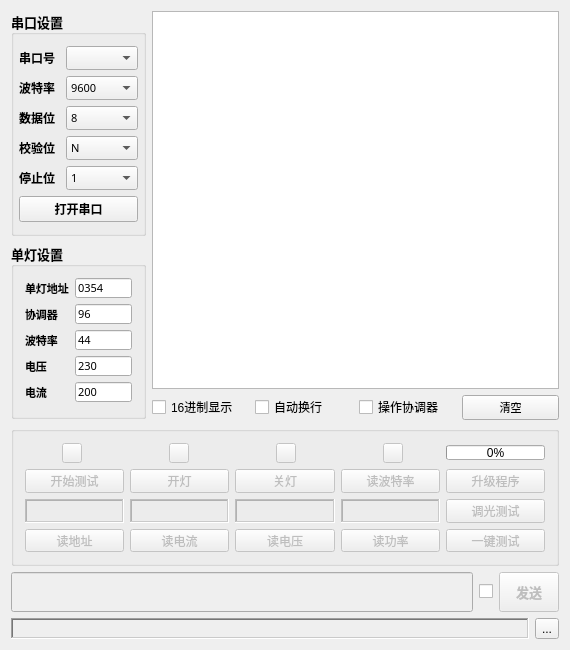
<?xml version="1.0" encoding="UTF-8"?>
<ui version="4.0">
 <class>SingleUp</class>
 <widget class="QMainWindow" name="SingleUp">
  <property name="geometry">
   <rect>
    <x>0</x>
    <y>0</y>
    <width>570</width>
    <height>650</height>
   </rect>
  </property>
  <property name="minimumSize">
   <size>
    <width>500</width>
    <height>600</height>
   </size>
  </property>
  <property name="windowTitle">
   <string>佐通信息技术有限公司，单灯设置上位机(Austzhu)</string>
  </property>
  <widget class="QWidget" name="centralWidget">
   <layout class="QGridLayout" name="gridLayout_5">
    <item row="0" column="0" colspan="4">
     <layout class="QGridLayout" name="gridLayout_3">
      <item row="0" column="0">
       <widget class="QGroupBox" name="Uart_Config">
        <property name="maximumSize">
         <size>
          <width>135</width>
          <height>236</height>
         </size>
        </property>
        <property name="font">
         <font>
          <family>微软雅黑</family>
          <pointsize>10</pointsize>
          <weight>75</weight>
          <bold>true</bold>
         </font>
        </property>
        <property name="title">
         <string>串口设置</string>
        </property>
        <layout class="QGridLayout" name="gridLayout">
         <property name="leftMargin">
          <number>5</number>
         </property>
         <property name="rightMargin">
          <number>5</number>
         </property>
         <item row="0" column="0">
          <widget class="QLabel" name="lab_com">
           <property name="font">
            <font>
             <family>微软雅黑</family>
             <pointsize>9</pointsize>
            </font>
           </property>
           <property name="text">
            <string>串口号</string>
           </property>
          </widget>
         </item>
         <item row="0" column="1">
          <widget class="QComboBox" name="cb_com">
           <property name="font">
            <font>
             <family>Arial Unicode MS</family>
             <pointsize>8</pointsize>
             <weight>50</weight>
             <bold>false</bold>
            </font>
           </property>
          </widget>
         </item>
         <item row="1" column="0">
          <widget class="QLabel" name="lab_bound">
           <property name="font">
            <font>
             <family>微软雅黑</family>
             <pointsize>9</pointsize>
            </font>
           </property>
           <property name="text">
            <string>波特率</string>
           </property>
          </widget>
         </item>
         <item row="1" column="1">
          <widget class="QComboBox" name="cb_bound">
           <property name="font">
            <font>
             <family>Arial Unicode MS</family>
             <pointsize>8</pointsize>
             <weight>50</weight>
             <bold>false</bold>
            </font>
           </property>
           <item>
            <property name="text">
             <string>9600</string>
            </property>
           </item>
           <item>
            <property name="text">
             <string>1200</string>
            </property>
           </item>
           <item>
            <property name="text">
             <string>4800</string>
            </property>
           </item>
           <item>
            <property name="text">
             <string>19200</string>
            </property>
           </item>
           <item>
            <property name="text">
             <string>38400</string>
            </property>
           </item>
           <item>
            <property name="text">
             <string>57600</string>
            </property>
           </item>
           <item>
            <property name="text">
             <string>115200</string>
            </property>
           </item>
          </widget>
         </item>
         <item row="2" column="0">
          <widget class="QLabel" name="lab_bits">
           <property name="font">
            <font>
             <family>微软雅黑</family>
             <pointsize>9</pointsize>
            </font>
           </property>
           <property name="text">
            <string>数据位</string>
           </property>
          </widget>
         </item>
         <item row="2" column="1">
          <widget class="QComboBox" name="cb_bits">
           <property name="font">
            <font>
             <family>Arial Unicode MS</family>
             <pointsize>8</pointsize>
             <weight>50</weight>
             <bold>false</bold>
            </font>
           </property>
           <item>
            <property name="text">
             <string>8</string>
            </property>
           </item>
           <item>
            <property name="text">
             <string>7</string>
            </property>
           </item>
           <item>
            <property name="text">
             <string>6</string>
            </property>
           </item>
           <item>
            <property name="text">
             <string>5</string>
            </property>
           </item>
          </widget>
         </item>
         <item row="3" column="0">
          <widget class="QLabel" name="lab_check">
           <property name="font">
            <font>
             <family>微软雅黑</family>
             <pointsize>9</pointsize>
            </font>
           </property>
           <property name="text">
            <string>校验位</string>
           </property>
          </widget>
         </item>
         <item row="3" column="1">
          <widget class="QComboBox" name="cb_check">
           <property name="font">
            <font>
             <family>Arial Unicode MS</family>
             <pointsize>8</pointsize>
             <weight>50</weight>
             <bold>false</bold>
            </font>
           </property>
           <item>
            <property name="text">
             <string>N</string>
            </property>
           </item>
           <item>
            <property name="text">
             <string>O</string>
            </property>
           </item>
           <item>
            <property name="text">
             <string>E</string>
            </property>
           </item>
          </widget>
         </item>
         <item row="4" column="0">
          <widget class="QLabel" name="lab_stop">
           <property name="font">
            <font>
             <family>微软雅黑</family>
             <pointsize>9</pointsize>
            </font>
           </property>
           <property name="text">
            <string>停止位</string>
           </property>
          </widget>
         </item>
         <item row="4" column="1">
          <widget class="QComboBox" name="cb_stop">
           <property name="font">
            <font>
             <family>Arial Unicode MS</family>
             <pointsize>8</pointsize>
             <weight>50</weight>
             <bold>false</bold>
            </font>
           </property>
           <item>
            <property name="text">
             <string>1</string>
            </property>
           </item>
           <item>
            <property name="text">
             <string>1.5</string>
            </property>
           </item>
           <item>
            <property name="text">
             <string>2</string>
            </property>
           </item>
          </widget>
         </item>
         <item row="5" column="0" colspan="2">
          <widget class="QPushButton" name="btn_opencom">
           <property name="font">
            <font>
             <pointsize>9</pointsize>
            </font>
           </property>
           <property name="text">
            <string>打开串口</string>
           </property>
          </widget>
         </item>
        </layout>
       </widget>
      </item>
      <item row="0" column="1" rowspan="2" colspan="4">
       <widget class="QTextBrowser" name="Info_Show">
        <property name="font">
         <font>
          <family>微软雅黑</family>
          <pointsize>10</pointsize>
          <weight>50</weight>
          <bold>false</bold>
         </font>
        </property>
        <property name="html">
         <string>&lt;!DOCTYPE HTML PUBLIC &quot;-//W3C//DTD HTML 4.0//EN&quot; &quot;http://www.w3.org/TR/REC-html40/strict.dtd&quot;&gt;
&lt;html&gt;&lt;head&gt;&lt;meta name=&quot;qrichtext&quot; content=&quot;1&quot; /&gt;&lt;style type=&quot;text/css&quot;&gt;
p, li { white-space: pre-wrap; }
&lt;/style&gt;&lt;/head&gt;&lt;body style=&quot; font-family:'微软雅黑'; font-size:10pt; font-weight:400; font-style:normal;&quot;&gt;
&lt;p style=&quot;-qt-paragraph-type:empty; margin-top:0px; margin-bottom:0px; margin-left:0px; margin-right:0px; -qt-block-indent:0; text-indent:0px; font-weight:600;&quot;&gt;&lt;br /&gt;&lt;/p&gt;&lt;/body&gt;&lt;/html&gt;</string>
        </property>
       </widget>
      </item>
      <item row="1" column="0" rowspan="2">
       <widget class="QGroupBox" name="Single_Config">
        <property name="maximumSize">
         <size>
          <width>135</width>
          <height>176</height>
         </size>
        </property>
        <property name="font">
         <font>
          <family>微软雅黑</family>
          <pointsize>10</pointsize>
          <weight>75</weight>
          <bold>true</bold>
         </font>
        </property>
        <property name="title">
         <string>单灯设置</string>
        </property>
        <layout class="QGridLayout" name="gridLayout_2">
         <item row="0" column="0">
          <widget class="QLabel" name="lab_SingleAddr">
           <property name="font">
            <font>
             <family>微软雅黑</family>
             <pointsize>8</pointsize>
            </font>
           </property>
           <property name="text">
            <string>单灯地址</string>
           </property>
           <property name="alignment">
            <set>Qt::AlignJustify|Qt::AlignVCenter</set>
           </property>
          </widget>
         </item>
         <item row="1" column="0">
          <widget class="QLabel" name="lab_CoordiAddr">
           <property name="font">
            <font>
             <family>微软雅黑</family>
             <pointsize>8</pointsize>
             <weight>75</weight>
             <bold>true</bold>
            </font>
           </property>
           <property name="text">
            <string>协调器</string>
           </property>
           <property name="alignment">
            <set>Qt::AlignJustify|Qt::AlignVCenter</set>
           </property>
          </widget>
         </item>
         <item row="1" column="1">
          <widget class="QLineEdit" name="le_CoordiAddr">
           <property name="maximumSize">
            <size>
             <width>16777215</width>
             <height>20</height>
            </size>
           </property>
           <property name="font">
            <font>
             <pointsize>8</pointsize>
             <weight>50</weight>
             <bold>false</bold>
            </font>
           </property>
           <property name="text">
            <string>96</string>
           </property>
          </widget>
         </item>
         <item row="3" column="0">
          <widget class="QLabel" name="lab_voltage">
           <property name="font">
            <font>
             <family>微软雅黑</family>
             <pointsize>8</pointsize>
             <weight>75</weight>
             <bold>true</bold>
            </font>
           </property>
           <property name="text">
            <string>电压</string>
           </property>
           <property name="alignment">
            <set>Qt::AlignJustify|Qt::AlignVCenter</set>
           </property>
          </widget>
         </item>
         <item row="3" column="1">
          <widget class="QLineEdit" name="le_voltage">
           <property name="maximumSize">
            <size>
             <width>16777215</width>
             <height>20</height>
            </size>
           </property>
           <property name="font">
            <font>
             <pointsize>8</pointsize>
             <weight>50</weight>
             <bold>false</bold>
            </font>
           </property>
           <property name="text">
            <string>230</string>
           </property>
          </widget>
         </item>
         <item row="2" column="0">
          <widget class="QLabel" name="lab_singleBoud">
           <property name="font">
            <font>
             <family>微软雅黑</family>
             <pointsize>8</pointsize>
             <weight>75</weight>
             <bold>true</bold>
            </font>
           </property>
           <property name="text">
            <string>波特率</string>
           </property>
           <property name="alignment">
            <set>Qt::AlignJustify|Qt::AlignVCenter</set>
           </property>
          </widget>
         </item>
         <item row="2" column="1">
          <widget class="QLineEdit" name="le_SingleBound">
           <property name="maximumSize">
            <size>
             <width>16777215</width>
             <height>20</height>
            </size>
           </property>
           <property name="font">
            <font>
             <pointsize>8</pointsize>
             <weight>50</weight>
             <bold>false</bold>
            </font>
           </property>
           <property name="text">
            <string>44</string>
           </property>
          </widget>
         </item>
         <item row="4" column="1">
          <widget class="QLineEdit" name="le_electric">
           <property name="maximumSize">
            <size>
             <width>16777215</width>
             <height>20</height>
            </size>
           </property>
           <property name="font">
            <font>
             <pointsize>8</pointsize>
             <weight>50</weight>
             <bold>false</bold>
            </font>
           </property>
           <property name="text">
            <string>200</string>
           </property>
          </widget>
         </item>
         <item row="4" column="0">
          <widget class="QLabel" name="lab_electric">
           <property name="font">
            <font>
             <family>微软雅黑</family>
             <pointsize>8</pointsize>
             <weight>75</weight>
             <bold>true</bold>
            </font>
           </property>
           <property name="layoutDirection">
            <enum>Qt::LeftToRight</enum>
           </property>
           <property name="text">
            <string>电流</string>
           </property>
           <property name="alignment">
            <set>Qt::AlignJustify|Qt::AlignVCenter</set>
           </property>
          </widget>
         </item>
         <item row="0" column="1">
          <widget class="QLineEdit" name="le_SingleAddr">
           <property name="maximumSize">
            <size>
             <width>16777215</width>
             <height>20</height>
            </size>
           </property>
           <property name="font">
            <font>
             <pointsize>8</pointsize>
             <weight>50</weight>
             <bold>false</bold>
            </font>
           </property>
           <property name="text">
            <string>0354</string>
           </property>
          </widget>
         </item>
        </layout>
       </widget>
      </item>
      <item row="2" column="1">
       <widget class="QCheckBox" name="ck_displayhex">
        <property name="text">
         <string>16进制显示</string>
        </property>
       </widget>
      </item>
      <item row="2" column="4">
       <widget class="QPushButton" name="btn_clean">
        <property name="font">
         <font>
          <family>AcadEref</family>
          <pointsize>8</pointsize>
         </font>
        </property>
        <property name="text">
         <string>清空</string>
        </property>
       </widget>
      </item>
      <item row="2" column="2">
       <widget class="QCheckBox" name="ck_autoenter">
        <property name="text">
         <string>自动换行</string>
        </property>
       </widget>
      </item>
      <item row="2" column="3">
       <widget class="QCheckBox" name="ck_optcoordi">
        <property name="text">
         <string>操作协调器</string>
        </property>
       </widget>
      </item>
     </layout>
    </item>
    <item row="2" column="0">
     <widget class="QLineEdit" name="le_send">
      <property name="enabled">
       <bool>false</bool>
      </property>
      <property name="minimumSize">
       <size>
        <width>0</width>
        <height>40</height>
       </size>
      </property>
      <property name="font">
       <font>
        <family>微软雅黑</family>
        <pointsize>10</pointsize>
        <weight>75</weight>
        <bold>true</bold>
       </font>
      </property>
      <property name="text">
       <string/>
      </property>
     </widget>
    </item>
    <item row="2" column="1">
     <widget class="QCheckBox" name="ck_sendHex">
      <property name="text">
       <string/>
      </property>
     </widget>
    </item>
    <item row="2" column="2" colspan="2">
     <widget class="QPushButton" name="btn_Send">
      <property name="enabled">
       <bool>false</bool>
      </property>
      <property name="minimumSize">
       <size>
        <width>0</width>
        <height>40</height>
       </size>
      </property>
      <property name="maximumSize">
       <size>
        <width>60</width>
        <height>40</height>
       </size>
      </property>
      <property name="font">
       <font>
        <family>微软雅黑</family>
        <pointsize>10</pointsize>
        <weight>75</weight>
        <bold>true</bold>
       </font>
      </property>
      <property name="text">
       <string>发送</string>
      </property>
     </widget>
    </item>
    <item row="3" column="0" colspan="3">
     <widget class="QLabel" name="lab_show">
      <property name="sizePolicy">
       <sizepolicy hsizetype="Expanding" vsizetype="Preferred">
        <horstretch>0</horstretch>
        <verstretch>0</verstretch>
       </sizepolicy>
      </property>
      <property name="minimumSize">
       <size>
        <width>481</width>
        <height>20</height>
       </size>
      </property>
      <property name="frameShape">
       <enum>QFrame::WinPanel</enum>
      </property>
      <property name="frameShadow">
       <enum>QFrame::Sunken</enum>
      </property>
      <property name="text">
       <string/>
      </property>
     </widget>
    </item>
    <item row="3" column="3">
     <widget class="QToolButton" name="toolButton">
      <property name="enabled">
       <bool>true</bool>
      </property>
      <property name="text">
       <string>...</string>
      </property>
     </widget>
    </item>
    <item row="1" column="0" colspan="4">
     <widget class="QGroupBox" name="groupBox">
      <property name="maximumSize">
       <size>
        <width>16777215</width>
        <height>140</height>
       </size>
      </property>
      <property name="title">
       <string/>
      </property>
      <layout class="QGridLayout" name="gridLayout_4">
       <item row="4" column="0">
        <widget class="QLabel" name="lab_ReadAddr">
         <property name="enabled">
          <bool>false</bool>
         </property>
         <property name="sizePolicy">
          <sizepolicy hsizetype="Expanding" vsizetype="Preferred">
           <horstretch>0</horstretch>
           <verstretch>0</verstretch>
          </sizepolicy>
         </property>
         <property name="font">
          <font>
           <family>微软雅黑</family>
           <weight>75</weight>
           <bold>true</bold>
          </font>
         </property>
         <property name="frameShape">
          <enum>QFrame::WinPanel</enum>
         </property>
         <property name="frameShadow">
          <enum>QFrame::Sunken</enum>
         </property>
         <property name="text">
          <string/>
         </property>
        </widget>
       </item>
       <item row="0" column="0" colspan="4">
        <layout class="QHBoxLayout" name="horizontalLayout">
         <property name="spacing">
          <number>50</number>
         </property>
         <item>
          <widget class="QPushButton" name="radio_baseinfo">
           <property name="enabled">
            <bool>false</bool>
           </property>
           <property name="minimumSize">
            <size>
             <width>20</width>
             <height>20</height>
            </size>
           </property>
           <property name="maximumSize">
            <size>
             <width>20</width>
             <height>20</height>
            </size>
           </property>
           <property name="styleSheet">
            <string notr="true">border-image: url(:/on.png);
border-image: url(:/off.png);
</string>
           </property>
           <property name="text">
            <string/>
           </property>
          </widget>
         </item>
         <item>
          <widget class="QPushButton" name="radio_open">
           <property name="enabled">
            <bool>false</bool>
           </property>
           <property name="minimumSize">
            <size>
             <width>20</width>
             <height>20</height>
            </size>
           </property>
           <property name="maximumSize">
            <size>
             <width>20</width>
             <height>20</height>
            </size>
           </property>
           <property name="styleSheet">
            <string notr="true">border-image: url(:/on.png);
border-image: url(:/off.png);</string>
           </property>
           <property name="text">
            <string/>
           </property>
          </widget>
         </item>
         <item>
          <widget class="QPushButton" name="radio_close">
           <property name="enabled">
            <bool>false</bool>
           </property>
           <property name="minimumSize">
            <size>
             <width>20</width>
             <height>20</height>
            </size>
           </property>
           <property name="maximumSize">
            <size>
             <width>20</width>
             <height>20</height>
            </size>
           </property>
           <property name="styleSheet">
            <string notr="true">border-image: url(:/on.png);
border-image: url(:/off.png);</string>
           </property>
           <property name="text">
            <string/>
           </property>
          </widget>
         </item>
         <item>
          <widget class="QPushButton" name="radio_bound">
           <property name="enabled">
            <bool>false</bool>
           </property>
           <property name="minimumSize">
            <size>
             <width>20</width>
             <height>20</height>
            </size>
           </property>
           <property name="maximumSize">
            <size>
             <width>20</width>
             <height>20</height>
            </size>
           </property>
           <property name="styleSheet">
            <string notr="true">border-image: url(:/on.png);
border-image: url(:/off.png);</string>
           </property>
           <property name="text">
            <string/>
           </property>
           <property name="checkable">
            <bool>true</bool>
           </property>
           <property name="checked">
            <bool>false</bool>
           </property>
          </widget>
         </item>
        </layout>
       </item>
       <item row="1" column="3">
        <widget class="QPushButton" name="btn_ReadBound">
         <property name="enabled">
          <bool>false</bool>
         </property>
         <property name="sizePolicy">
          <sizepolicy hsizetype="Expanding" vsizetype="Fixed">
           <horstretch>0</horstretch>
           <verstretch>0</verstretch>
          </sizepolicy>
         </property>
         <property name="text">
          <string>读波特率</string>
         </property>
        </widget>
       </item>
       <item row="1" column="2">
        <widget class="QPushButton" name="btn_Close">
         <property name="enabled">
          <bool>false</bool>
         </property>
         <property name="sizePolicy">
          <sizepolicy hsizetype="Expanding" vsizetype="Fixed">
           <horstretch>0</horstretch>
           <verstretch>0</verstretch>
          </sizepolicy>
         </property>
         <property name="text">
          <string>关灯</string>
         </property>
        </widget>
       </item>
       <item row="5" column="1">
        <widget class="QPushButton" name="btn_Readelec">
         <property name="enabled">
          <bool>false</bool>
         </property>
         <property name="sizePolicy">
          <sizepolicy hsizetype="Expanding" vsizetype="Fixed">
           <horstretch>0</horstretch>
           <verstretch>0</verstretch>
          </sizepolicy>
         </property>
         <property name="text">
          <string>读电流</string>
         </property>
        </widget>
       </item>
       <item row="5" column="4">
        <widget class="QPushButton" name="btn_test">
         <property name="enabled">
          <bool>false</bool>
         </property>
         <property name="text">
          <string>一键测试</string>
         </property>
        </widget>
       </item>
       <item row="5" column="3">
        <widget class="QPushButton" name="btn_ReadPower">
         <property name="enabled">
          <bool>false</bool>
         </property>
         <property name="sizePolicy">
          <sizepolicy hsizetype="Expanding" vsizetype="Fixed">
           <horstretch>0</horstretch>
           <verstretch>0</verstretch>
          </sizepolicy>
         </property>
         <property name="text">
          <string>读功率</string>
         </property>
        </widget>
       </item>
       <item row="1" column="4">
        <widget class="QPushButton" name="btn_Update">
         <property name="enabled">
          <bool>false</bool>
         </property>
         <property name="text">
          <string>升级程序</string>
         </property>
        </widget>
       </item>
       <item row="5" column="2">
        <widget class="QPushButton" name="btn_ReadVol">
         <property name="enabled">
          <bool>false</bool>
         </property>
         <property name="sizePolicy">
          <sizepolicy hsizetype="Expanding" vsizetype="Fixed">
           <horstretch>0</horstretch>
           <verstretch>0</verstretch>
          </sizepolicy>
         </property>
         <property name="text">
          <string>读电压</string>
         </property>
        </widget>
       </item>
       <item row="4" column="1">
        <widget class="QLabel" name="lab_Readelec">
         <property name="enabled">
          <bool>false</bool>
         </property>
         <property name="sizePolicy">
          <sizepolicy hsizetype="Expanding" vsizetype="Preferred">
           <horstretch>0</horstretch>
           <verstretch>0</verstretch>
          </sizepolicy>
         </property>
         <property name="font">
          <font>
           <family>微软雅黑</family>
           <weight>75</weight>
           <bold>true</bold>
          </font>
         </property>
         <property name="frameShape">
          <enum>QFrame::WinPanel</enum>
         </property>
         <property name="frameShadow">
          <enum>QFrame::Sunken</enum>
         </property>
         <property name="text">
          <string/>
         </property>
        </widget>
       </item>
       <item row="4" column="2">
        <widget class="QLabel" name="lab_ReadVol">
         <property name="enabled">
          <bool>false</bool>
         </property>
         <property name="sizePolicy">
          <sizepolicy hsizetype="Expanding" vsizetype="Preferred">
           <horstretch>0</horstretch>
           <verstretch>0</verstretch>
          </sizepolicy>
         </property>
         <property name="font">
          <font>
           <family>微软雅黑</family>
           <weight>75</weight>
           <bold>true</bold>
          </font>
         </property>
         <property name="frameShape">
          <enum>QFrame::WinPanel</enum>
         </property>
         <property name="frameShadow">
          <enum>QFrame::Sunken</enum>
         </property>
         <property name="text">
          <string/>
         </property>
        </widget>
       </item>
       <item row="5" column="0">
        <widget class="QPushButton" name="btn_ReadAddr">
         <property name="enabled">
          <bool>false</bool>
         </property>
         <property name="sizePolicy">
          <sizepolicy hsizetype="Expanding" vsizetype="Fixed">
           <horstretch>0</horstretch>
           <verstretch>0</verstretch>
          </sizepolicy>
         </property>
         <property name="text">
          <string>读地址</string>
         </property>
        </widget>
       </item>
       <item row="1" column="0">
        <widget class="QPushButton" name="btn_WriteInfo">
         <property name="enabled">
          <bool>false</bool>
         </property>
         <property name="sizePolicy">
          <sizepolicy hsizetype="Expanding" vsizetype="Fixed">
           <horstretch>0</horstretch>
           <verstretch>0</verstretch>
          </sizepolicy>
         </property>
         <property name="text">
          <string>开始测试</string>
         </property>
        </widget>
       </item>
       <item row="4" column="3">
        <widget class="QLabel" name="lab_ReadPower">
         <property name="enabled">
          <bool>false</bool>
         </property>
         <property name="sizePolicy">
          <sizepolicy hsizetype="Expanding" vsizetype="Preferred">
           <horstretch>0</horstretch>
           <verstretch>0</verstretch>
          </sizepolicy>
         </property>
         <property name="font">
          <font>
           <family>微软雅黑</family>
           <weight>75</weight>
           <bold>true</bold>
          </font>
         </property>
         <property name="frameShape">
          <enum>QFrame::WinPanel</enum>
         </property>
         <property name="frameShadow">
          <enum>QFrame::Sunken</enum>
         </property>
         <property name="text">
          <string/>
         </property>
        </widget>
       </item>
       <item row="1" column="1">
        <widget class="QPushButton" name="btn_Open">
         <property name="enabled">
          <bool>false</bool>
         </property>
         <property name="sizePolicy">
          <sizepolicy hsizetype="Expanding" vsizetype="Fixed">
           <horstretch>0</horstretch>
           <verstretch>0</verstretch>
          </sizepolicy>
         </property>
         <property name="text">
          <string>开灯</string>
         </property>
        </widget>
       </item>
       <item row="0" column="4">
        <widget class="QProgressBar" name="pgb_update">
         <property name="maximumSize">
          <size>
           <width>16777215</width>
           <height>15</height>
          </size>
         </property>
         <property name="value">
          <number>0</number>
         </property>
         <property name="textVisible">
          <bool>true</bool>
         </property>
         <property name="orientation">
          <enum>Qt::Horizontal</enum>
         </property>
         <property name="invertedAppearance">
          <bool>false</bool>
         </property>
         <property name="textDirection">
          <enum>QProgressBar::TopToBottom</enum>
         </property>
        </widget>
       </item>
       <item row="4" column="4">
        <widget class="QPushButton" name="ck_newtalk">
         <property name="enabled">
          <bool>false</bool>
         </property>
         <property name="sizePolicy">
          <sizepolicy hsizetype="Expanding" vsizetype="Fixed">
           <horstretch>0</horstretch>
           <verstretch>0</verstretch>
          </sizepolicy>
         </property>
         <property name="text">
          <string>调光测试</string>
         </property>
        </widget>
       </item>
      </layout>
     </widget>
    </item>
   </layout>
  </widget>
 </widget>
 <layoutdefault spacing="6" margin="11"/>
 <resources/>
 <connections/>
 <designerdata>
  <property name="gridDeltaX">
   <number>5</number>
  </property>
  <property name="gridDeltaY">
   <number>5</number>
  </property>
  <property name="gridSnapX">
   <bool>true</bool>
  </property>
  <property name="gridSnapY">
   <bool>true</bool>
  </property>
  <property name="gridVisible">
   <bool>false</bool>
  </property>
 </designerdata>
</ui>
